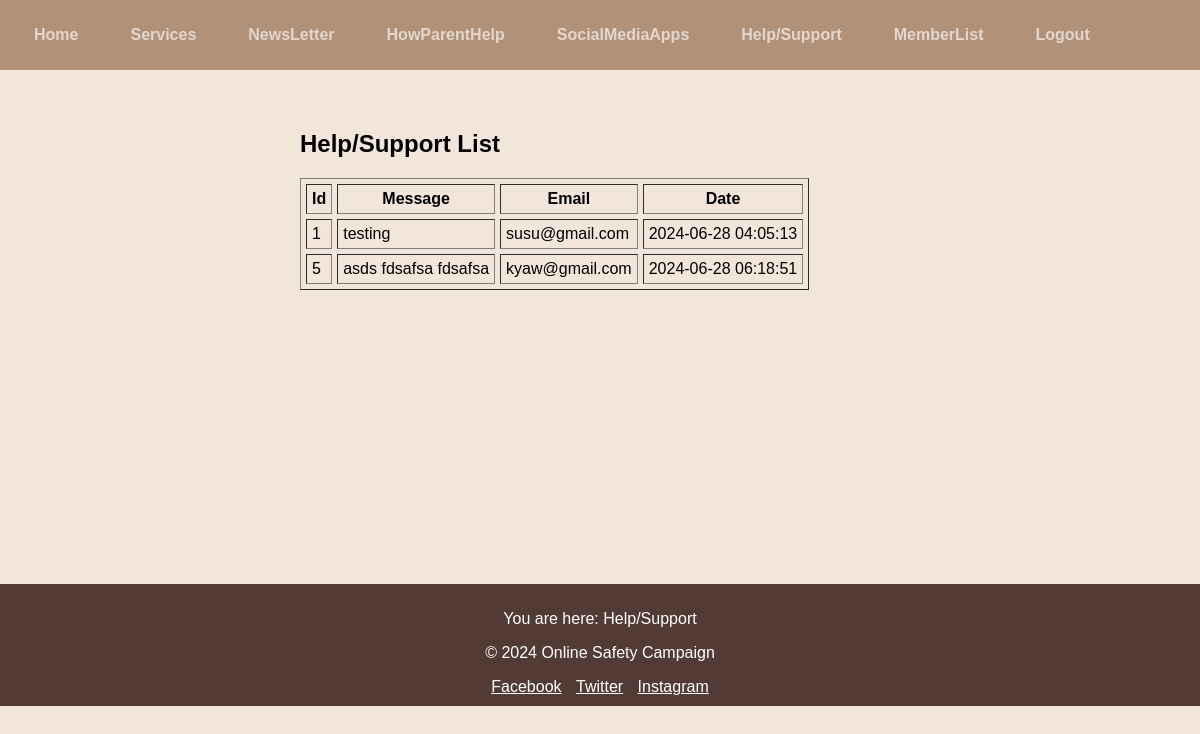
/contactList.php, run on the app's committed database.
### tables this page shows
CREATE TABLE `contactus` (
  `id` int(11) NOT NULL,
  `message` varchar(1000) NOT NULL,
  `email` varchar(300) NOT NULL,
  `sentdate` timestamp NOT NULL DEFAULT current_timestamp()
);

### contactList.php (the view, shortened to what this page needs)
<!DOCTYPE html>
<?php
    include('dbconnect.php');
    $sql1="SELECT * from contactus";
    $result=$conn->query($sql1);
  ?>
<html lang="en">
  <head>
    <link rel="stylesheet" href="test.css">
  </head>
  <body>
  <nav>
  <ul>
  <li class="link"><a href="adminhome.php">Home</a></li>
        <li class="link"><a href="servicesSetup.php">Services</a></li>
        <li class="link"><a href="newsletterSetup.php">NewsLetter</a></li>
        <li class="link"><a href="howparenthelpSetup.php">HowParentHelp</a></li>
        <li class="link"><a href="socialmediaappSetup.php">SocialMediaApps</a></li>
        <li class="link"><a href="contactList.php">Help/Support</a></li>
        <li class="link"><a href="MemberList.php">MemberList</a></li>
        <li class="link"><a href="logout.php">Logout</a></li>
      </ul>
    </nav>
    <header>
    </header>
    <main>
      <section id="contact">
      <?php
          if($result->num_rows>0)
          {
        ?>
        <h2>Help/Support List</h2>
        <table border="1" cellspacing="5" cellpadding="5px">
          <tr>
            <th>Id</th>
            <th>Message</th>
            <th>Email</th>
            <th>Date</th>
          </tr>
           <?php
            while($row=$result->fetch_assoc())
           {
           ?>
          <tr>
            <td><?php echo $row['id']; ?></td>
            <td><?php echo $row['message']; ?></td>
            <td><?php echo $row['email']; ?></td>
            <td><?php echo $row['sentdate']; ?></td>
          </tr>
          <?php
           }
           ?>
        </table>
        <?php
          }
          else{
            echo " There is no data";
          }
        ?>
      </section>
    </main>
    <footer>
      <p>You are here: Help/Support</p>
      <div class="footer-content">
        <p>&copy; 2024 Online Safety Campaign</p>
        <a href="#" style="color: white">Facebook</a>
        <a href="#" style="color: white; margin-left: 10px">Twitter</a>
        <a href="#" style="color: white; margin-left: 10px">Instagram</a>
      </div>
    </footer>
  </body>
</html>

### test.css (style rules this page uses)
body { font-family: "Arial", sans-serif; margin: 0; padding: 0; background-color: #f2e5d9; }
header { text-align: center; padding: 10px; }
nav { box-sizing: border-box; width: 100%; display: flex; justify-content: space-between; background-color: #b19177; align-items: center; padding: 10px; }
nav ul { list-style: none; padding: 16px; margin: 0; flex: 1; }
nav li, nav li a { opacity: 0.8; color: #ffffff; transition: 200ms; text-decoration: none; white-space: nowrap; font-weight: 700; }
nav li a { display: flex; align-items: center; height: 100%; width: 100%; }
nav li { padding-right: 36px; }
nav li::before { content: ""; width: 0; height: 0; border-left: 5px solid transparent; border-right: 5px solid transparent; border-top: 5px solid #ffa500; position: absolute; right: 8px; top: 50%; transform: translateY(-50%); }
nav .link::before { padding-right: 0; display: none; }
nav > ul { display: flex; height: var(--menu-height); align-items: center; background-color: #b19177; }
nav > ul li { position: relative; margin: 0 8px; }
main { padding: 20px; min-height: 56.8dvh; }
#contact { max-width: 600px; margin: 0 auto; }
footer { background-color: #523b35; color: white; text-align: center; padding: 10px; bottom: 0; }
.footer-content { flex: 1; }

### data on the page
contactus: id "1", message "testing", email "susu@gmail.com", sentdate "2024-06-28 04:05:13"
contactus: id "5", message "asds fdsafsa fdsafsa", email "kyaw@gmail.com", sentdate "2024-06-28 06:18:51"
